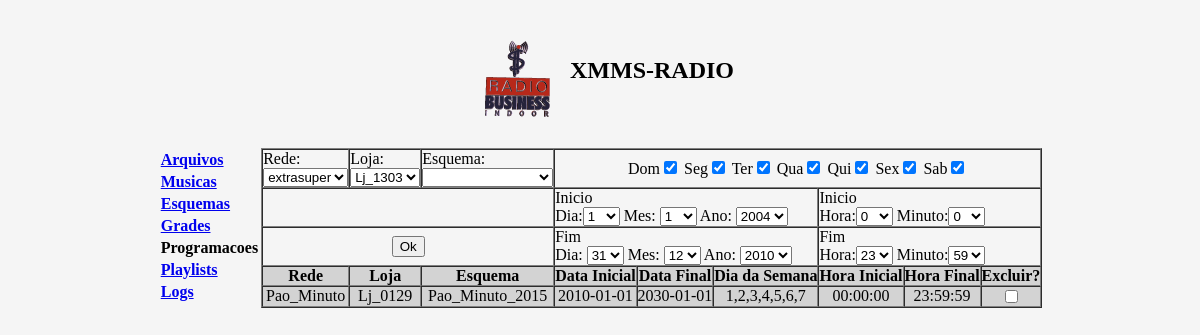
Before: /programacoes.php with the older database file.
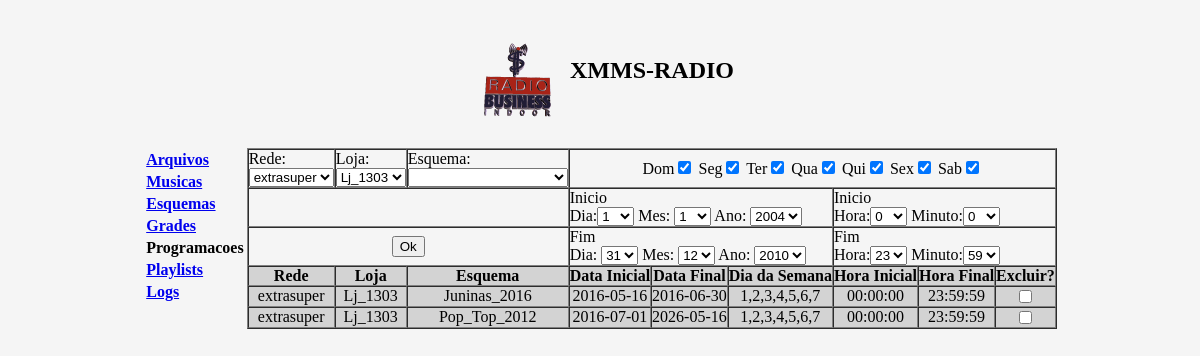
After: the same page with the newer database file.
### tables this page shows
CREATE TABLE `programacoes` (
  `rede` varchar(30) NOT NULL DEFAULT '',
  `loja` varchar(30) NOT NULL DEFAULT '',
  `esquema` varchar(30) NOT NULL DEFAULT '',
  `data_inicio` date NOT NULL DEFAULT '2004-01-01',
  `data_fim` date NOT NULL DEFAULT '2010-12-31',
  `dia_semana` set('1','2','3','4','5','6','7') NOT NULL DEFAULT '',
  `hora_inicio` int(11) NOT NULL DEFAULT '0',
  `hora_fim` int(11) NOT NULL DEFAULT '0',
  PRIMARY KEY (`rede`,`loja`,`data_inicio`,`data_fim`,`dia_semana`,`hora_inicio`,`hora_fim`)
);

### config.inc.php (called while the page is built)
<?php
$rede = 'extrasuper';
$loja = 'Lj_1303';
?>

### programacoes.php (the view, shortened to what this page needs)
<!DOCTYPE HTML PUBLIC "-//W3C//DTD HTML 4.01 Transitional//EN" "http://www.w3.org/TR/html4/loose.dtd">
<html>
<head>
</head>
<body bgcolor="#f5f5f5">
<table cellspacing="0" border="0" cellpadding="0" align="center">
  <tbody>
    <tr>
      <td colspan="2" align="center"> <h2><img src="radiobusiness.gif" width="104" height="100" align="middle" border="0">XMMS-RADIO</h2> </td>
    </tr>
    <tr valign="top">
      <td>
	  	<table>
			<tr>
      			<td> <a href="arquivos.php"><b>Arquivos</b></a> </td>
    		</tr>
			<tr>
      			<td> <a href="musicas.php"><b>Musicas</b></a> </td>
    		</tr>
			<tr>
      			<td> <a href="esquemas.php"><b>Esquemas</b></a> </td>
    		</tr>
			<tr>
				<td> <a href="grades.php"><b>Grades</b></a> </td>
			</tr>
			<tr>
				<td> <b>Programacoes</b> </td>
			</tr>
			<tr>
      			<td> <a href="playlists.php"><b>Playlists</b></a> </td>
    		</tr>
			<tr>
      			<td> <a href="logs.php"><b>Logs</b></a> </td>
    		</tr>
		</table>
	  </td>
<form action="programacoes.php" method="POST" enctype="multipart/form-data">
      <td>
	  	<table cellspacing="0" border="1" cellpadding="0">
			<tr>
				<td>Rede:<br>
<?php
	include "config.inc.php";
	echo "<select name=rede>";
	echo "<option>$rede</option>";
	echo "</select></td>";
?>
				<td>Loja:<br>
<?php
	echo "<select name=loja>";
	echo "<option>$loja</option>";
	echo "</select></td>";
?>
      <td>Esquema:<br><select name="esquema">
<?php
	echo "<option></option>";
	$result = mysql_query("SELECT esquema FROM esquemas");
	while ($row = mysql_fetch_object($result)) {
		echo "<option >$row->esquema</option>";
	}
	echo "</select></td>";
?>
		<td colspan="6" align="center">
	  		Dom<input type="checkbox" checked name="dom">
	  		Seg<input type="checkbox" checked name="seg">
			Ter<input type="checkbox" checked name="ter">
	  		Qua<input type="checkbox" checked name="qua">
	  		Qui<input type="checkbox" checked name="qui">
	  		Sex<input type="checkbox" checked name="sex">
	  		Sab<input type="checkbox" checked name="sab">
		</td>
	</tr>
	<tr>
	  <td colspan="3"></td>
	  <td colspan="3">Inicio<br>Dia:<select name="dia_inicio">
            <option selected>1</option>
	  </select> Mes: <select name="mes_inicio">
            <option selected>1</option>
	  </select> Ano: <select name="ano_inicio">
            <option selected>2004</option>
	  </select></td>
	  <td colspan="3">Inicio<br>Hora:<select name="hora_inicio">
            <option selected>0</option>
	  </select> Minuto:<select name="minuto_inicio">
            <option selected>0</option>
	  </select></td>
	</tr>
	<tr>
	  <td colspan="3" align="center"> <input type="submit" name="ok" value="Ok"> </td>
	  <td colspan="3">Fim<br>Dia: <select name="dia_fim">
            <option selected>31</option>
	  </select> Mes: <select name="mes_fim">
            <option selected>12</option>
	  </select> Ano: <select name="ano_fim">
            <option selected>2010</option>
	  </select></td>
	  <td colspan="3">Fim<br>Hora:<select name="hora_fim">
            <option selected>23</option>
	  </select> Minuto:<select name="minuto_fim">
            <option selected>59</option>
	  </select></td>
	</tr>
<?php
	$result = mysql_query("SELECT * FROM programacoes");
		echo "<tr bgcolor='#d3d3d3'>
					<th>Rede</th>
					<th>Loja</th>
					<th>Esquema</th>
					<th>Data Inicial</th>
					<th>Data Final</th>
					<th>Dia da Semana</th>
					<th>Hora Inicial</th>
					<th>Hora Final</th>
					<th>Excluir?</th>
				</tr>";
	while ($row = mysql_fetch_object($result)) {
		$gm_inicio = gmdate("H:i:s",$row->hora_inicio);
		$gm_fim = gmdate("H:i:s",$row->hora_fim);
		echo "<tr bgcolor='#d3d3d3'>
					<td align=center> $row->rede </td>
					<td align=center> $row->loja </td>
					<td align=center> $row->esquema </td>
					<td align=center> $row->data_inicio </td>
					<td align=center> $row->data_fim </td>
					<td align=center> $row->dia_semana </td>
					<td align=center> $gm_inicio </td>
					<td align=center> $gm_fim </td>
					<td align=center><input type=checkbox
name=$row->rede$row->data_inicio$row->data_fim$row->dia_semana$row->hora_inicio$row->hora_fim></td>
				</tr>";
	}
	echo "</tbody>
		</table>";
?>
</body>
</html>

Changed rows visible on the page:
removed programacoes: rede "Pao_Minuto", loja "Lj_0129", esquema "Pao_Minuto_2015", data_inicio "2010-01-01", data_fim "2030-01-01", dia_semana "1,2,3,4,5,6,7", hora_inicio "00:00:00", hora_fim "23:59:59"
added programacoes: rede "extrasuper", loja "Lj_1303", esquema "Juninas_2016", data_inicio "2016-05-16", data_fim "2016-06-30", dia_semana "1,2,3,4,5,6,7", hora_inicio "00:00:00", hora_fim "23:59:59"
added programacoes: rede "extrasuper", loja "Lj_1303", esquema "Pop_Top_2012", data_inicio "2016-07-01", data_fim "2026-05-16", dia_semana "1,2,3,4,5,6,7", hora_inicio "00:00:00", hora_fim "23:59:59"
